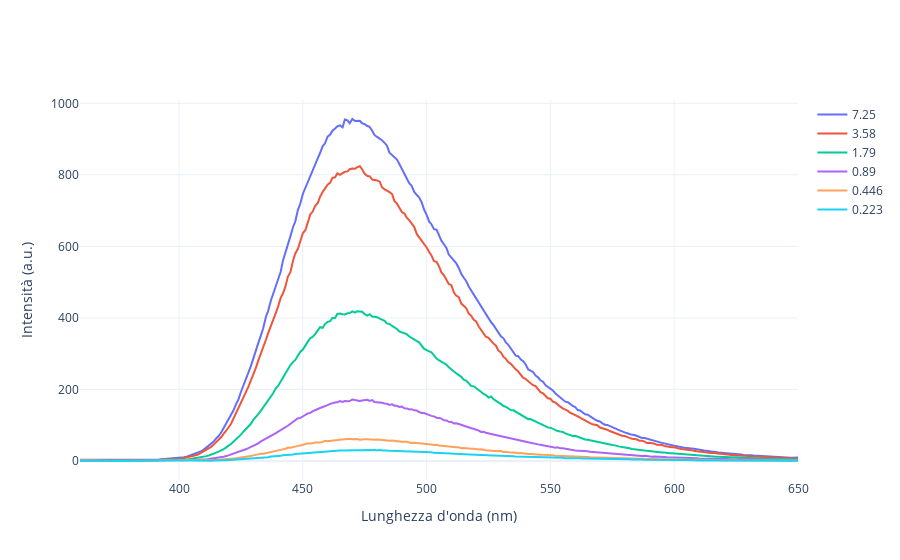

The code cell stored with this chart in its notebook:
### Code cell
fig = go.Figure()

for i in range(df_corrected_no_fondo.shape[1]):
    fig.add_trace(go.Scatter(
        x=wavelengths[0],
        y=df_corrected_no_fondo.iloc[:, i],
        mode='lines',
        name=labels[i]
    ))

fig.update_layout(
    xaxis_title='Lunghezza d\'onda (nm)',
    yaxis_title='Intensità (a.u.)',
    template='plotly_white'
)

fig.show()

### Figure 1 — Plotly figure (JSON) as saved in the notebook; plotly's stock layout.template omitted (floating-point values rounded to 4 significant figures; data arrays with more than 128 entries replaced by an {"elided": "..."} marker saying what was removed)
{"data": [{"mode": "lines", "name": "7.25", "type": "scatter", "x": {"elided": "291 float values"}, "y": {"elided": "291 float values"}}, {"mode": "lines", "name": "3.58", "type": "scatter", "x": {"elided": "291 float values"}, "y": {"elided": "291 float values"}}, {"mode": "lines", "name": "1.79", "type": "scatter", "x": {"elided": "291 float values"}, "y": {"elided": "291 float values"}}, {"mode": "lines", "name": "0.89", "type": "scatter", "x": {"elided": "291 float values"}, "y": {"elided": "291 float values"}}, {"mode": "lines", "name": "0.446", "type": "scatter", "x": {"elided": "291 float values"}, "y": {"elided": "291 float values"}}, {"mode": "lines", "name": "0.223", "type": "scatter", "x": {"elided": "291 float values"}, "y": {"elided": "291 float values"}}], "layout": {"xaxis": {"title": {"text": "Lunghezza d'onda (nm)"}}, "yaxis": {"title": {"text": "Intensità (a.u.)"}}}}
